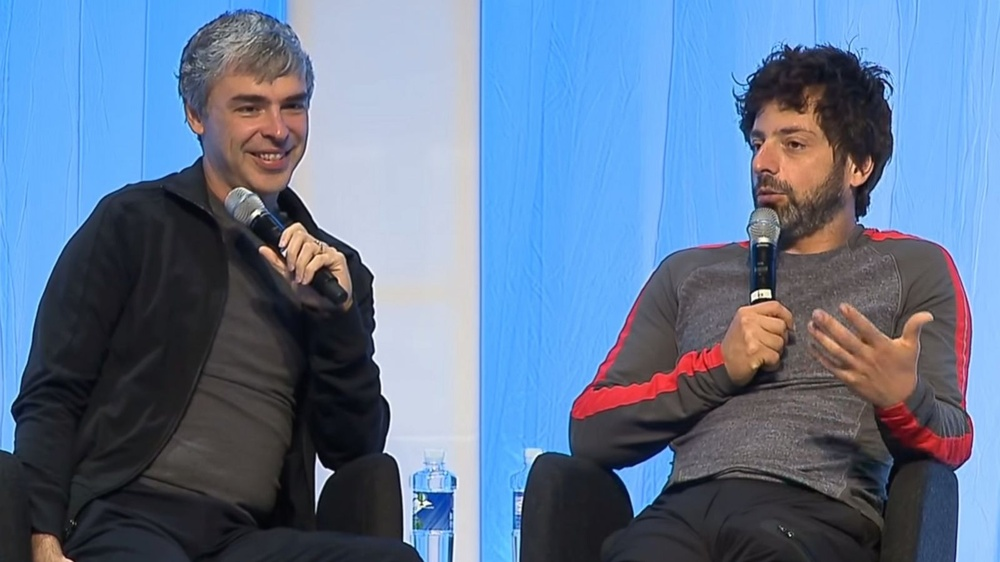
#> input picture google.jpg, 1000 x 562 px, shrunk from 1600 x 900 before the run
$ python faceandeye.py
#> lines starting #> are read from the running program, lines starting #| are printed output that depends on the picture; after the words box and inside, x2 and y2 are one past the last pixel; in counts of white or black regions, pixels touching at a corner belong together
import cv2
import numpy as np
import matplotlib.pyplot  as plt
eye_cascade=cv2.CascadeClassifier(cv2.data.haarcascades + "haarcascade_eye.xml")
face_cascade=cv2.CascadeClassifier(cv2.data.haarcascades + "haarcascade_frontalface_default.xml")
image = cv2.imread("google.jpg")
#> image is the input picture: shape (562, 1000, 3); mean B, G, R 148.9, 119.3, 97.5

fix_image = cv2.cvtColor(image, cv2.COLOR_BGR2RGB)


plt.imshow(fix_image)
faces= eye_cascade.detectMultiScale(fix_image,1.3,2)
#> faces = [[779, 133, 23, 23]]

def detect_eye_face(fix_image):
    eye_rects=eye_cascade.detectMultiScale(fix_image)
#> eye_rects = [[777, 131, 28, 28]]
    face_rects=face_cascade.detectMultiScale(fix_image)
#> face_rects = [[718, 95, 117, 117], [215, 63, 114, 114], [730, 74, 174, 174]]

    for (x,y,w,h) in face_rects:
        cv2.rectangle(fix_image, (x,y), (x+w,y+h), (255,255,0),7)
#> this loop made 3 passes
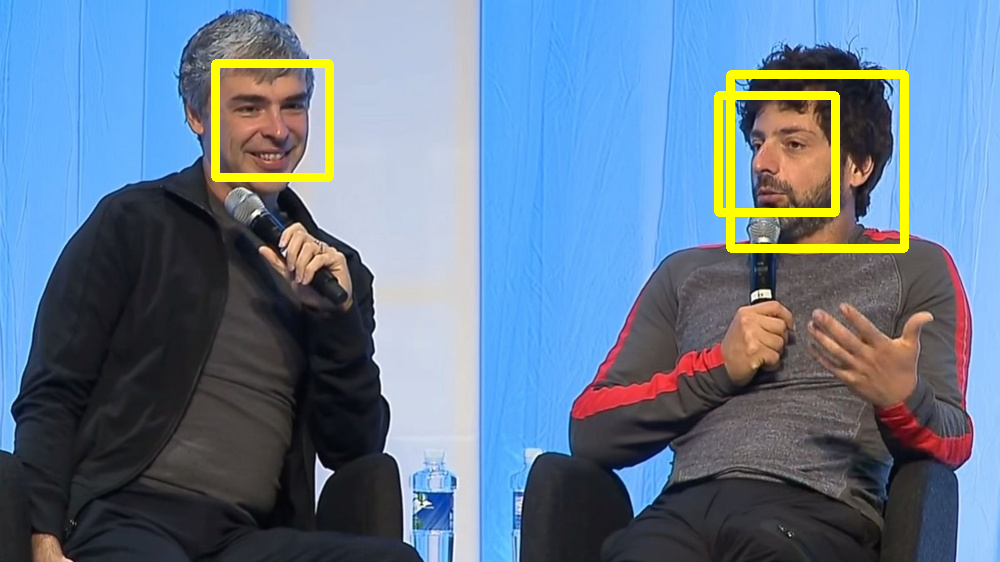
#> fix_image: shape (562, 1000, 3); mean R, G, B 101.3, 122.6, 145
    for (x,y,w,h) in eye_rects:
        cv2.rectangle(fix_image, (x,y), (x+w,y+h), (255,0,0),10)
#> this loop made 1 pass
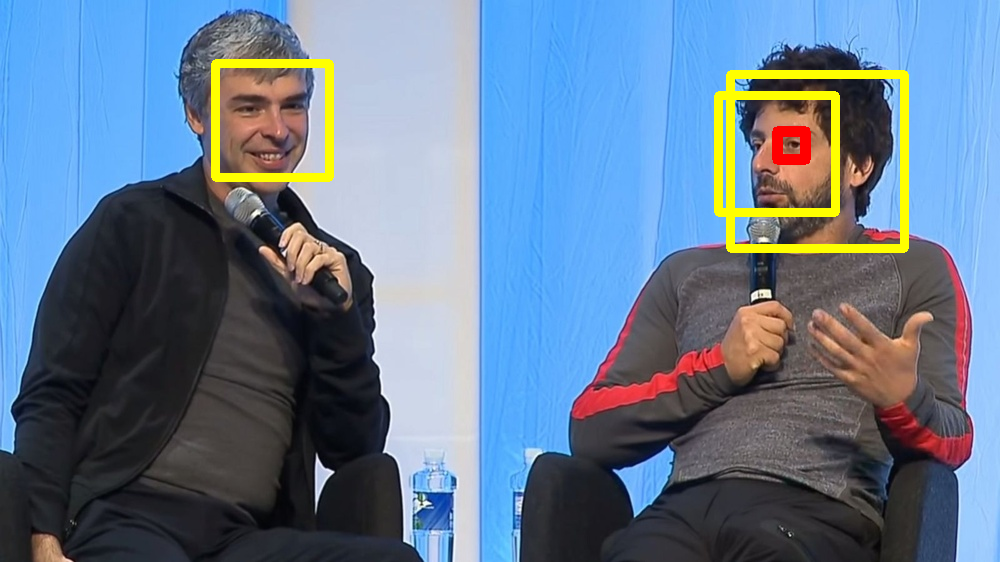
#> fix_image: shape (562, 1000, 3); 0.21% of pixels changed, all inside (x1, y1, x2, y2) = (772, 126, 811, 165)
    return fix_image
result = detect_eye_face(fix_image)
plt.imshow(result)
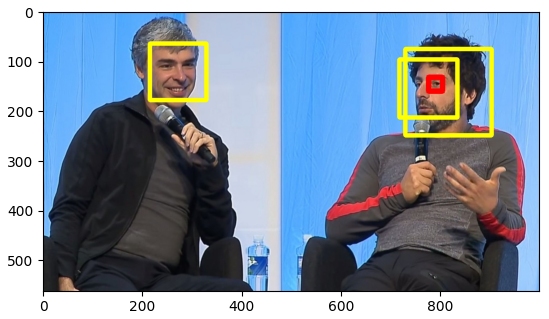
#> figure drawn by matplotlib, 1 panel
